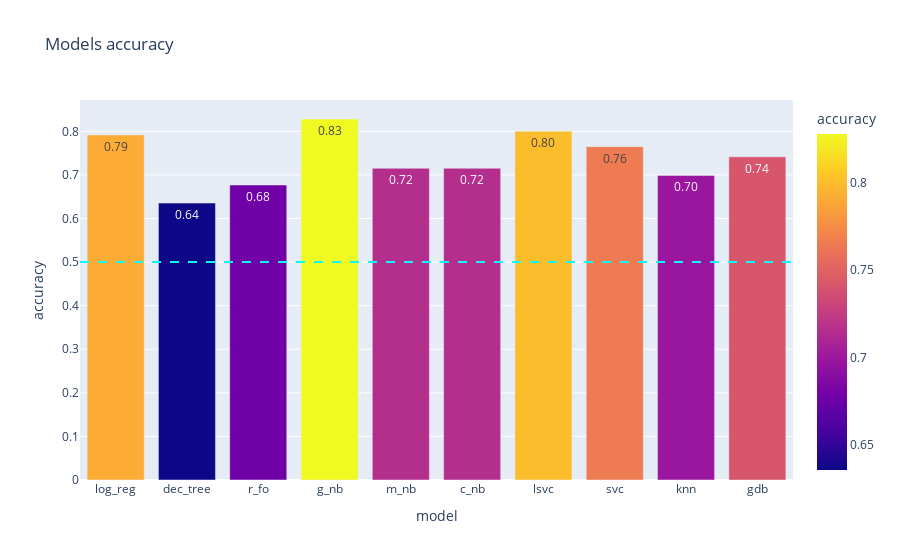
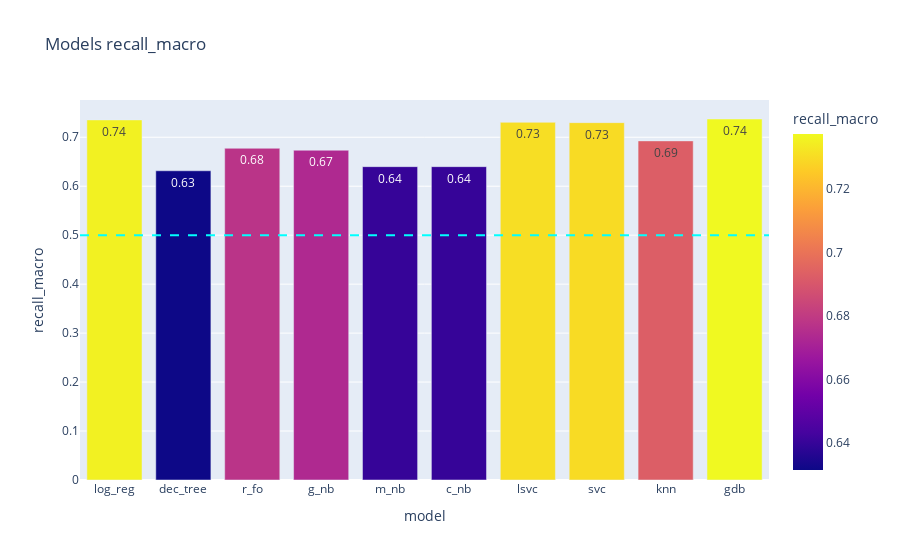
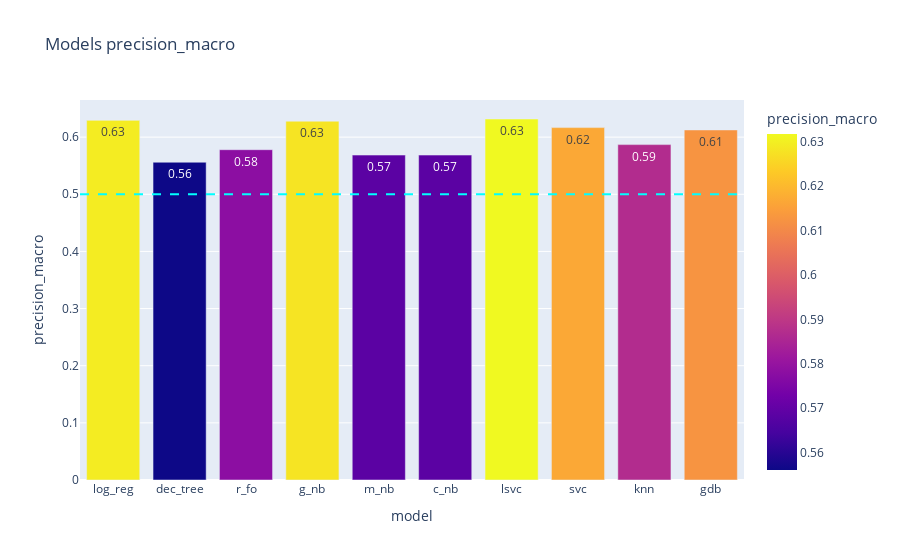
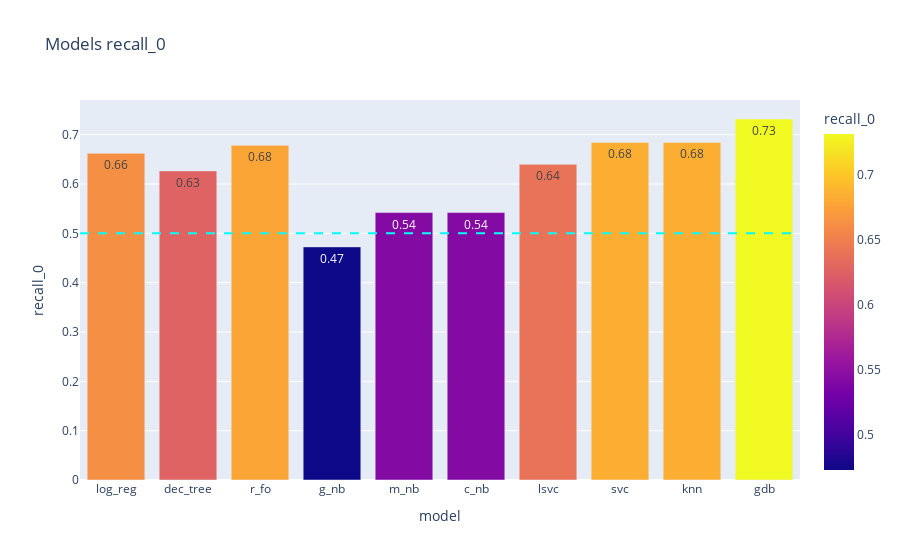

Notebook source saved alongside these figures, in order:
### Code cell
# Comparaison of Accuracy, recall_macro, precision_macro, recall_0, precision_0
for metric in ["accuracy", "recall_macro", "precision_macro", "recall_0", "precision_0"]:
    barplot_metric_mult(data, metric)

### Figure 1 — Plotly figure (JSON) as saved in the notebook; plotly's stock layout.template omitted (floating-point values rounded to 4 significant figures)
{"data": [{"alignmentgroup": "True", "hovertemplate": "model=%{x}<br>accuracy=%{marker.color}<extra></extra>", "legendgroup": "", "marker": {"color": [0.7918, 0.6353, 0.6767, 0.8282, 0.7152, 0.7152, 0.8003, 0.7648, 0.6989, 0.7415], "coloraxis": "coloraxis", "pattern": {"shape": ""}}, "name": "", "offsetgroup": "", "orientation": "v", "showlegend": false, "textposition": "auto", "texttemplate": "%{y:.2f}", "type": "bar", "x": ["log_reg", "dec_tree", "r_fo", "g_nb", "m_nb", "c_nb", "lsvc", "svc", "knn", "gdb"], "xaxis": "x", "y": [0.7918, 0.6353, 0.6767, 0.8282, 0.7152, 0.7152, 0.8003, 0.7648, 0.6989, 0.7415], "yaxis": "y"}], "layout": {"barmode": "relative", "coloraxis": {"colorbar": {"title": {"text": "accuracy"}}, "colorscale": [[0, "#0d0887"], [0.1111, "#46039f"], [0.2222, "#7201a8"], [0.3333, "#9c179e"], [0.4444, "#bd3786"], [0.5556, "#d8576b"], [0.6667, "#ed7953"], [0.7778, "#fb9f3a"], [0.8889, "#fdca26"], [1, "#f0f921"]]}, "legend": {"tracegroupgap": 0}, "shapes": [{"line": {"color": "cyan", "dash": "dash"}, "type": "line", "x0": 0, "x1": 1, "xref": "x domain", "y0": 0.5, "y1": 0.5, "yref": "y"}], "title": {"text": "Models accuracy"}, "xaxis": {"anchor": "y", "domain": [0, 1], "title": {"text": "model"}}, "yaxis": {"anchor": "x", "domain": [0, 1], "dtick": 0.1, "tick0": 0, "title": {"text": "accuracy"}}}}

### Figure 2 — Plotly figure (JSON) as saved in the notebook; plotly's stock layout.template omitted (floating-point values rounded to 4 significant figures)
{"data": [{"alignmentgroup": "True", "hovertemplate": "model=%{x}<br>recall_macro=%{marker.color}<extra></extra>", "legendgroup": "", "marker": {"color": [0.7354, 0.6316, 0.6775, 0.6735, 0.64, 0.64, 0.7306, 0.7299, 0.6926, 0.7373], "coloraxis": "coloraxis", "pattern": {"shape": ""}}, "name": "", "offsetgroup": "", "orientation": "v", "showlegend": false, "textposition": "auto", "texttemplate": "%{y:.2f}", "type": "bar", "x": ["log_reg", "dec_tree", "r_fo", "g_nb", "m_nb", "c_nb", "lsvc", "svc", "knn", "gdb"], "xaxis": "x", "y": [0.7354, 0.6316, 0.6775, 0.6735, 0.64, 0.64, 0.7306, 0.7299, 0.6926, 0.7373], "yaxis": "y"}], "layout": {"barmode": "relative", "coloraxis": {"colorbar": {"title": {"text": "recall_macro"}}, "colorscale": [[0, "#0d0887"], [0.1111, "#46039f"], [0.2222, "#7201a8"], [0.3333, "#9c179e"], [0.4444, "#bd3786"], [0.5556, "#d8576b"], [0.6667, "#ed7953"], [0.7778, "#fb9f3a"], [0.8889, "#fdca26"], [1, "#f0f921"]]}, "legend": {"tracegroupgap": 0}, "shapes": [{"line": {"color": "cyan", "dash": "dash"}, "type": "line", "x0": 0, "x1": 1, "xref": "x domain", "y0": 0.5, "y1": 0.5, "yref": "y"}], "title": {"text": "Models recall_macro"}, "xaxis": {"anchor": "y", "domain": [0, 1], "title": {"text": "model"}}, "yaxis": {"anchor": "x", "domain": [0, 1], "dtick": 0.1, "tick0": 0, "title": {"text": "recall_macro"}}}}

### Figure 3 — Plotly figure (JSON) as saved in the notebook; plotly's stock layout.template omitted (floating-point values rounded to 4 significant figures)
{"data": [{"alignmentgroup": "True", "hovertemplate": "model=%{x}<br>precision_macro=%{marker.color}<extra></extra>", "legendgroup": "", "marker": {"color": [0.6293, 0.5561, 0.578, 0.6279, 0.5686, 0.5686, 0.6317, 0.6167, 0.5869, 0.6126], "coloraxis": "coloraxis", "pattern": {"shape": ""}}, "name": "", "offsetgroup": "", "orientation": "v", "showlegend": false, "textposition": "auto", "texttemplate": "%{y:.2f}", "type": "bar", "x": ["log_reg", "dec_tree", "r_fo", "g_nb", "m_nb", "c_nb", "lsvc", "svc", "knn", "gdb"], "xaxis": "x", "y": [0.6293, 0.5561, 0.578, 0.6279, 0.5686, 0.5686, 0.6317, 0.6167, 0.5869, 0.6126], "yaxis": "y"}], "layout": {"barmode": "relative", "coloraxis": {"colorbar": {"title": {"text": "precision_macro"}}, "colorscale": [[0, "#0d0887"], [0.1111, "#46039f"], [0.2222, "#7201a8"], [0.3333, "#9c179e"], [0.4444, "#bd3786"], [0.5556, "#d8576b"], [0.6667, "#ed7953"], [0.7778, "#fb9f3a"], [0.8889, "#fdca26"], [1, "#f0f921"]]}, "legend": {"tracegroupgap": 0}, "shapes": [{"line": {"color": "cyan", "dash": "dash"}, "type": "line", "x0": 0, "x1": 1, "xref": "x domain", "y0": 0.5, "y1": 0.5, "yref": "y"}], "title": {"text": "Models precision_macro"}, "xaxis": {"anchor": "y", "domain": [0, 1], "title": {"text": "model"}}, "yaxis": {"anchor": "x", "domain": [0, 1], "dtick": 0.1, "tick0": 0, "title": {"text": "precision_macro"}}}}

### Figure 4 — Plotly figure (JSON) as saved in the notebook; plotly's stock layout.template omitted (floating-point values rounded to 4 significant figures)
{"data": [{"alignmentgroup": "True", "hovertemplate": "model=%{x}<br>recall_0=%{marker.color}<extra></extra>", "legendgroup": "", "marker": {"color": [0.6622, 0.6267, 0.6785, 0.4726, 0.5422, 0.5422, 0.64, 0.6844, 0.6844, 0.7319], "coloraxis": "coloraxis", "pattern": {"shape": ""}}, "name": "", "offsetgroup": "", "orientation": "v", "showlegend": false, "textposition": "auto", "texttemplate": "%{y:.2f}", "type": "bar", "x": ["log_reg", "dec_tree", "r_fo", "g_nb", "m_nb", "c_nb", "lsvc", "svc", "knn", "gdb"], "xaxis": "x", "y": [0.6622, 0.6267, 0.6785, 0.4726, 0.5422, 0.5422, 0.64, 0.6844, 0.6844, 0.7319], "yaxis": "y"}], "layout": {"barmode": "relative", "coloraxis": {"colorbar": {"title": {"text": "recall_0"}}, "colorscale": [[0, "#0d0887"], [0.1111, "#46039f"], [0.2222, "#7201a8"], [0.3333, "#9c179e"], [0.4444, "#bd3786"], [0.5556, "#d8576b"], [0.6667, "#ed7953"], [0.7778, "#fb9f3a"], [0.8889, "#fdca26"], [1, "#f0f921"]]}, "legend": {"tracegroupgap": 0}, "shapes": [{"line": {"color": "cyan", "dash": "dash"}, "type": "line", "x0": 0, "x1": 1, "xref": "x domain", "y0": 0.5, "y1": 0.5, "yref": "y"}], "title": {"text": "Models recall_0"}, "xaxis": {"anchor": "y", "domain": [0, 1], "title": {"text": "model"}}, "yaxis": {"anchor": "x", "domain": [0, 1], "dtick": 0.1, "tick0": 0, "title": {"text": "recall_0"}}}}
